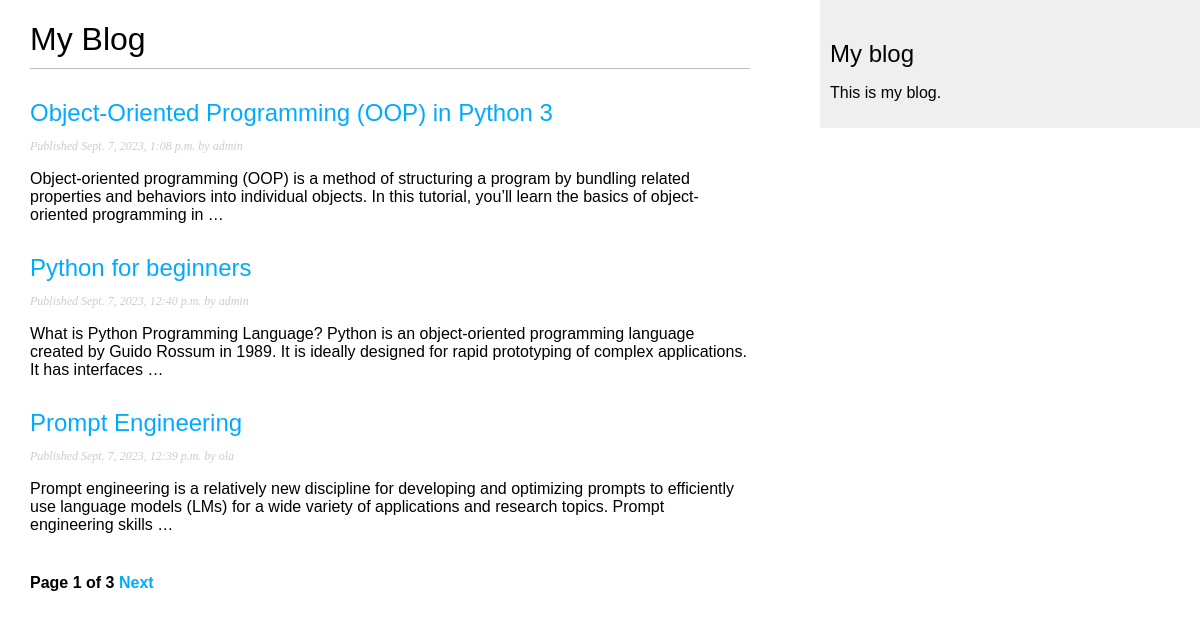
Screenshot of /blog/ with the database file from the repository.
### blog/models.py (models this page shows, shortened)
class Post(models.Model):
    class Status(models.TextChoices):
        DRAFT = 'DF', 'Draft'
        PUBLISHED = 'PB', 'Published'
    title = models.CharField(max_length=250)
    slug = models.SlugField(max_length=250, unique_for_date='publish')
    body = models.TextField()
    publish = models.DateTimeField(default=timezone.now)
    created = models.DateTimeField(auto_now_add=True)
    updated = models.DateTimeField(auto_now=True)
    status = models.CharField(max_length=2, choices=Status.choices, default=Status.PUBLISHED)
    author = models.ForeignKey(User, on_delete=models.CASCADE, related_name='blog_posts')
    objects = models.Manager()
    published = PublishedManager()
    class Meta:
        ordering = ['-publish']
        indexes = [models.Index(fields=['-publish']),]
    def get_absolute_url(self):
        return reverse('blog:post_detail', args= [self.publish.year,
                                                  self.publish.month,
                                                  self.publish.day,
                                                  self.slug])

### blog/views.py (the view)
# urls.py: path('', views.post_list, name= 'post_list'),
def post_list(request):
    post_list = Post.published.all()
    paginator = Paginator(post_list, 3)
    page_number = request.GET.get('page', 1)
    try:
        posts = paginator.page(page_number)
    except EmptyPage:
        posts = paginator.page(paginator.num_pages)
    except PageNotAnInteger:
        posts = paginator.page(1)
    return render(request, 'blog/post/list.html', {'posts': posts})

### blog/models.py (called while the page is built)
    def get_queryset(self):
        return super().get_queryset().filter(status=Post.Status.PUBLISHED)

### blog/templates/blog/post/list.html (shortened to what this page needs)
{% extends "blog/base.html" %}
{% block content %}
  <h1>My Blog</h1>
  {% for post in posts %}
    <h2>
      <a href="{{post.get_absolute_url}}">
        {{ post.title }}
      </a>
    </h2>
    <p class="date">
      Published {{ post.publish }} by {{ post.author }}
    </p>
    {{ post.body|truncatewords:30|linebreaks }}
  {% endfor %}
  {% include "pagination.html" with page=posts %}
{% endblock %}

### blog/templates/blog/base.html (shortened to what this page needs)
{% load static %}
<!DOCTYPE html>
<html lang="en" dir="ltr">
  <head>
    <link href="{% static "css/blog.css" %}" rel="stylesheet">
  </head>
  <body>
    <div id="content">
      {% block content %}
      {% endblock %}
    </div>
    <div id="sidebar">
      <h2>My blog</h2>
      <p>This is my blog.</p>
    </div>
  </body>
</html>

### blog/templates/pagination.html (shortened to what this page needs)
<div class="pagination">
  <span class="step-links">
    <span class="current">
      Page {{ page.number }} of {{ page.paginator.num_pages }}
    </span>
    {% if page.has_next %}
      <a href="?page= {{ page.next_page_number }}">Next</a>
    {% endif %}
  </span>
</div>

### blog/static/css/blog.css (style rules this page uses)
body { margin:0; padding:0; font-family:helvetica, sans-serif; }
a { color:#00abff; text-decoration:none; }
h1 { font-weight:normal; border-bottom:1px solid #bbb; padding:0 0 10px 0; }
h2 { font-weight:normal; margin:30px 0 0; }
#content { float:left; width:60%; padding:0 0 0 30px; }
#sidebar { float:right; width:30%; padding:10px; background:#efefef; height:100%; }
p.date { color:#ccc; font-family: georgia, serif; font-size: 12px; font-style: italic; }
.pagination { margin:40px 0; font-weight:bold; }

### rows the page displays
Post: title "Object-Oriented Programming (OOP) in Python 3", publish "Sept. 7, 2023, 1:08 p.m.", author "admin", body "Object-oriented programming (OOP) is a method of structuring a program by bundling related properties and behaviors into individual objects. In this tutorial, you’ll learn the basics of object-oriented programming in …"
Post: title "Python for beginners", publish "Sept. 7, 2023, 12:40 p.m.", author "admin", body "What is Python Programming Language? Python is an object-oriented programming language created by Guido Rossum in 1989. It is ideally designed for rapid prototyping of complex applications. It has interfaces …"
Post: title "Prompt Engineering", publish "Sept. 7, 2023, 12:39 p.m.", author "ola", body "Prompt engineering is a relatively new discipline for developing and optimizing prompts to efficiently use language models (LMs) for a wide variety of applications and research topics. Prompt engineering skills …"

### other values shown
{{ page.number }} "1"
{{ page.paginator.num_pages }} "3"
